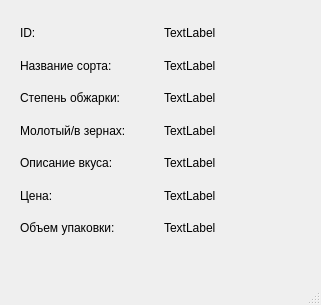
<?xml version="1.0" encoding="UTF-8"?>
<ui version="4.0">
 <class>MainWindow</class>
 <widget class="QMainWindow" name="MainWindow">
  <property name="geometry">
   <rect>
    <x>0</x>
    <y>0</y>
    <width>321</width>
    <height>305</height>
   </rect>
  </property>
  <property name="windowTitle">
   <string>Эспрессо</string>
  </property>
  <widget class="QWidget" name="centralwidget">
   <widget class="QWidget" name="gridLayoutWidget">
    <property name="geometry">
     <rect>
      <x>20</x>
      <y>20</y>
      <width>281</width>
      <height>221</height>
     </rect>
    </property>
    <layout class="QGridLayout" name="gridLayout">
     <item row="0" column="0">
      <widget class="QLabel" name="label">
       <property name="text">
        <string>ID:</string>
       </property>
      </widget>
     </item>
     <item row="4" column="0">
      <widget class="QLabel" name="label_5">
       <property name="text">
        <string>Описание вкуса:</string>
       </property>
      </widget>
     </item>
     <item row="6" column="0">
      <widget class="QLabel" name="label_6">
       <property name="text">
        <string>Цена:</string>
       </property>
      </widget>
     </item>
     <item row="3" column="0">
      <widget class="QLabel" name="label_4">
       <property name="text">
        <string>Молотый/в зернах:</string>
       </property>
      </widget>
     </item>
     <item row="1" column="0">
      <widget class="QLabel" name="label_2">
       <property name="text">
        <string>Название сорта:</string>
       </property>
      </widget>
     </item>
     <item row="2" column="0">
      <widget class="QLabel" name="label_3">
       <property name="text">
        <string>Cтепень обжарки:</string>
       </property>
      </widget>
     </item>
     <item row="7" column="0">
      <widget class="QLabel" name="label_7">
       <property name="text">
        <string>Объем упаковки:</string>
       </property>
      </widget>
     </item>
     <item row="0" column="1">
      <widget class="QLabel" name="label_8">
       <property name="text">
        <string>TextLabel</string>
       </property>
      </widget>
     </item>
     <item row="1" column="1">
      <widget class="QLabel" name="label_9">
       <property name="text">
        <string>TextLabel</string>
       </property>
      </widget>
     </item>
     <item row="2" column="1">
      <widget class="QLabel" name="label_10">
       <property name="text">
        <string>TextLabel</string>
       </property>
      </widget>
     </item>
     <item row="3" column="1">
      <widget class="QLabel" name="label_11">
       <property name="text">
        <string>TextLabel</string>
       </property>
      </widget>
     </item>
     <item row="4" column="1">
      <widget class="QLabel" name="label_12">
       <property name="text">
        <string>TextLabel</string>
       </property>
      </widget>
     </item>
     <item row="6" column="1">
      <widget class="QLabel" name="label_13">
       <property name="text">
        <string>TextLabel</string>
       </property>
      </widget>
     </item>
     <item row="7" column="1">
      <widget class="QLabel" name="label_14">
       <property name="text">
        <string>TextLabel</string>
       </property>
      </widget>
     </item>
    </layout>
   </widget>
  </widget>
  <widget class="QMenuBar" name="menubar">
   <property name="geometry">
    <rect>
     <x>0</x>
     <y>0</y>
     <width>321</width>
     <height>21</height>
    </rect>
   </property>
  </widget>
  <widget class="QStatusBar" name="statusbar"/>
 </widget>
 <resources/>
 <connections/>
</ui>
